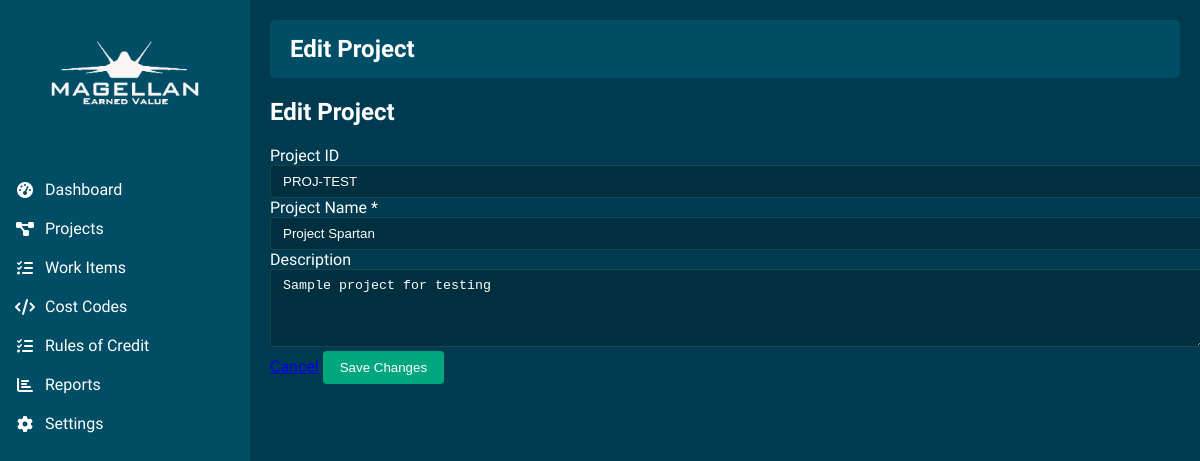
Page /edit_project/1 on the earlier database version.
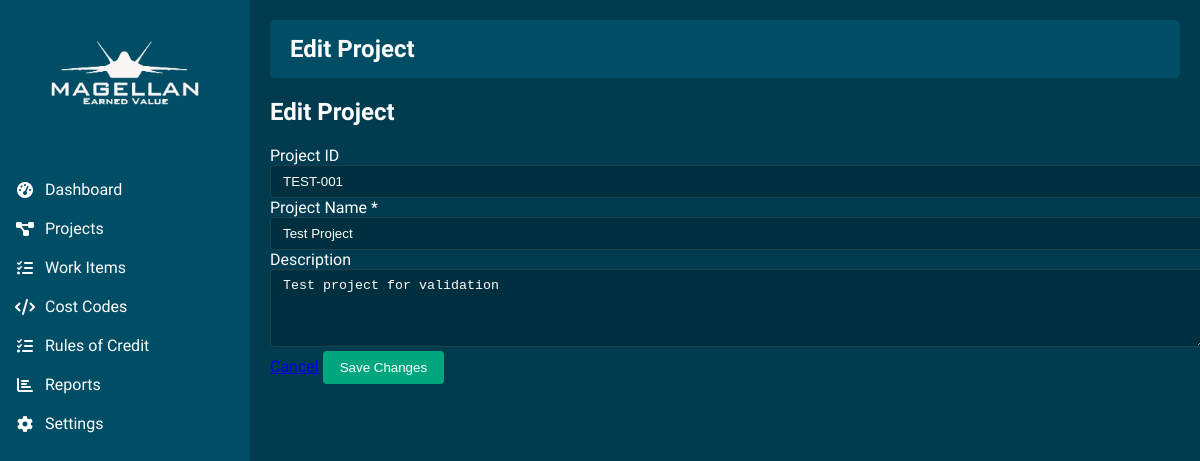
Same page on the later database version.
### models.py (models this page shows, shortened)
class Project(db.Model):
    __tablename__ = "project"
    id = db.Column(db.Integer, primary_key=True)
    project_id_str = db.Column(db.String(50), unique=True, nullable=False)
    name = db.Column(db.String(200), nullable=False)
    description = db.Column(db.Text)
    sub_jobs = db.relationship("SubJob", backref="project", lazy=True, cascade="all, delete-orphan")
    work_items = db.relationship("WorkItem", backref="project", lazy=True)

### routes.py (the view, shortened to what this page needs)
@main_bp.route('/edit_project/<int:project_id>', methods=['GET', 'POST'])
def edit_project(project_id):
    project = Project.query.get_or_404(project_id)
    return render_template('edit_project.html', project=project)

### templates/edit_project.html (shortened to what this page needs)
{% extends "base.html" %}
{% block page_title %}Edit Project{% endblock %}
{% block content %}
    <div class="content-container">
        <div class="card">
            <div class="card-header">
                <h2>Edit Project</h2>
            </div>
            <div class="card-body">
                <form method="POST" action="{{ url_for('main.edit_project', project_id=project.id) }}">
                    <div class="form-group">
                        <label for="project_id_str">Project ID</label>
                        <input type="text" id="project_id_str" name="project_id_str" class="form-control" value="{{ project.project_id_str }}">
                    </div>
                    <div class="form-group">
                        <label for="name">Project Name <span class="required">*</span></label>
                        <input type="text" id="name" name="name" class="form-control" value="{{ project.name }}" required>
                    </div>
                    <div class="form-group">
                        <label for="description">Description</label>
                        <textarea id="description" name="description" class="form-control" rows="4">{{ project.description }}</textarea>
                    </div>
                    <div class="form-actions">
                        <a href="{{ url_for('main.view_project', project_id=project.id) }}" class="btn btn-outline">Cancel</a>
                        <button type="submit" class="btn btn-primary">Save Changes</button>
                    </div>
                </form>
            </div>
        </div>
    </div>
{% endblock %}

Differences in the rows shown:
changed Project: project_id_str "PROJ-TEST" → "TEST-001"; name "Project Spartan" → "Test Project"; description "Sample project for testing" → "Test project for validation"
